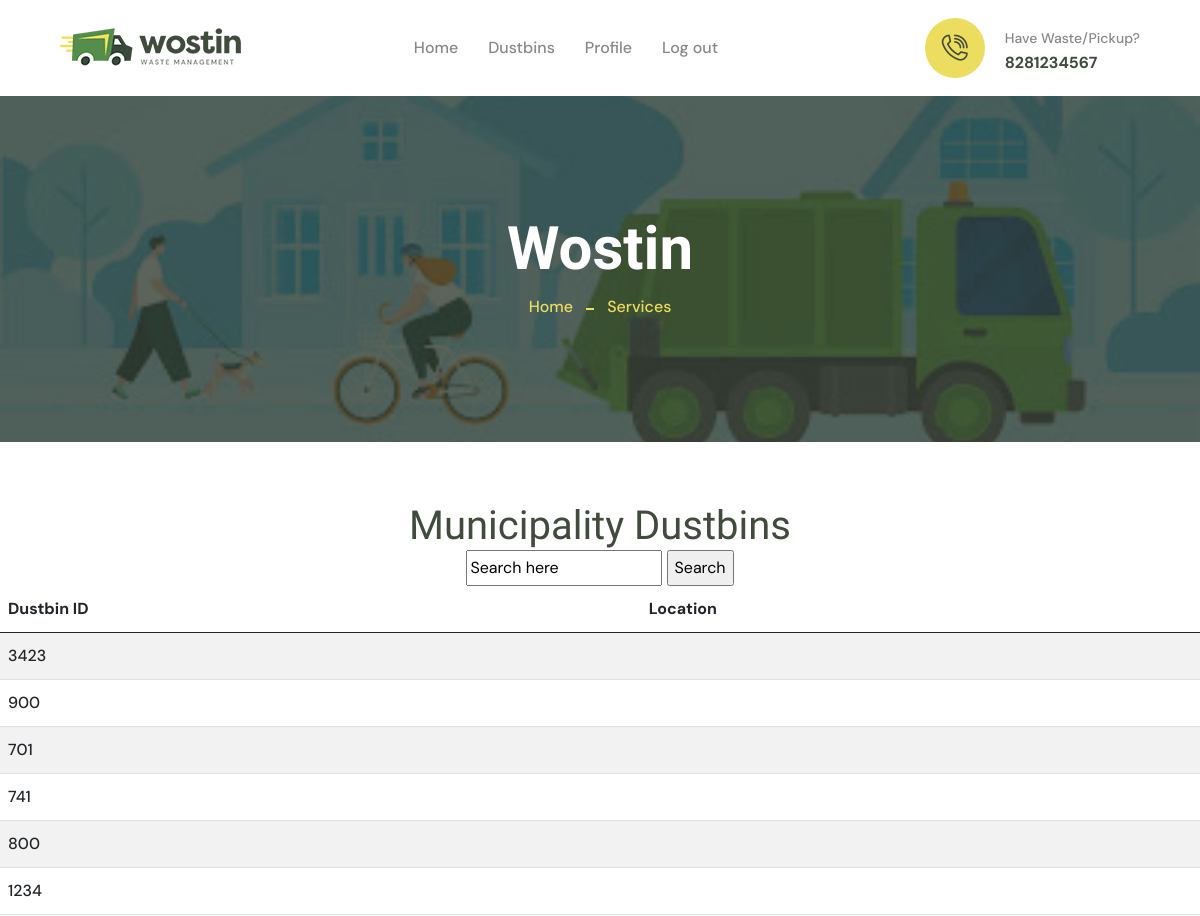
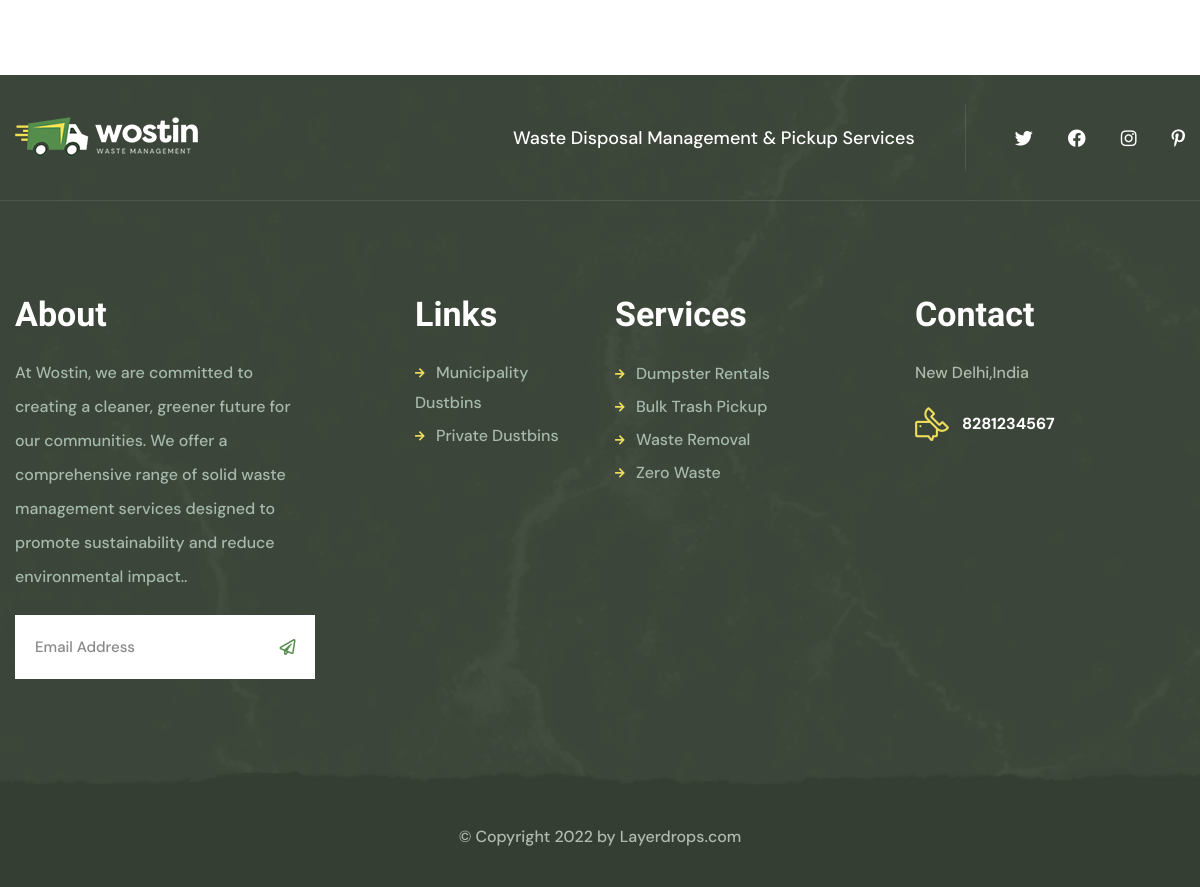
/dustbin-driver-search/, run on the app's committed database (2 pictures, top to bottom).
### swmapp/models.py (models this page shows)
class Public_Dustbin_Register(models.Model):
    dustbin_id= models.IntegerField()
    latitude = models.CharField(max_length=100)
    longitude = models.CharField(max_length=100)
    login_id = models.ForeignKey(LoginTable,on_delete=models.CASCADE)
    date = models.DateField(auto_now_add=True)

### swmapp/views.py (the view)
# urls.py: path('dustbin-driver-search/', views.dustbin_driver_search, name='dustbin_driver_search'),
def dustbin_driver_search(request):
    search = request.GET.get('search')
    if search:
        dustbindata = Public_Dustbin_Register.objects.filter(
            Q(location__icontains=search) | Q(dustbin_id__icontains=search)
        )
    else:
        dustbindata = Public_Dustbin_Register.objects.all()
    return render(request, 'dustbin_driver_search.html', {'dustbin_driver_search': dustbindata})

### swmapp/templates/dustbin_driver_search.html (shortened to what this page needs)
{% extends 'driver_header.html' %}
{% block content %}
    <h1 align="center">Municipality Dustbins</h1>
    <form action="{% url 'dustbin_driver_search' %}" method="get" align="center">
        <input type="search" name="search" placeholder="Search here">
        <input type="submit" value="Search">
    </form>
    <table class="table table-striped" align="center">
        <thead>
            <tr>
                <th>Dustbin ID</th>
                <th>Location</th>
            </tr>
        </thead>
        <tbody>
            {% for data in dustbin_driver_search %}
                <tr>
                    <td>{{ data.dustbin_id }}</td>
                    <td>{{ data.location }}</td>
                </tr>
            {% empty %}
                <tr>
                    <td colspan="2">No dustbins found.</td>
                </tr>
            {% endfor %}
        </tbody>
    </table>
{% endblock %}

### data on the page
Public_Dustbin_Register: dustbin_id "3423"
Public_Dustbin_Register: dustbin_id "900"
Public_Dustbin_Register: dustbin_id "701"
Public_Dustbin_Register: dustbin_id "741"
Public_Dustbin_Register: dustbin_id "800"
Public_Dustbin_Register: dustbin_id "1234"
